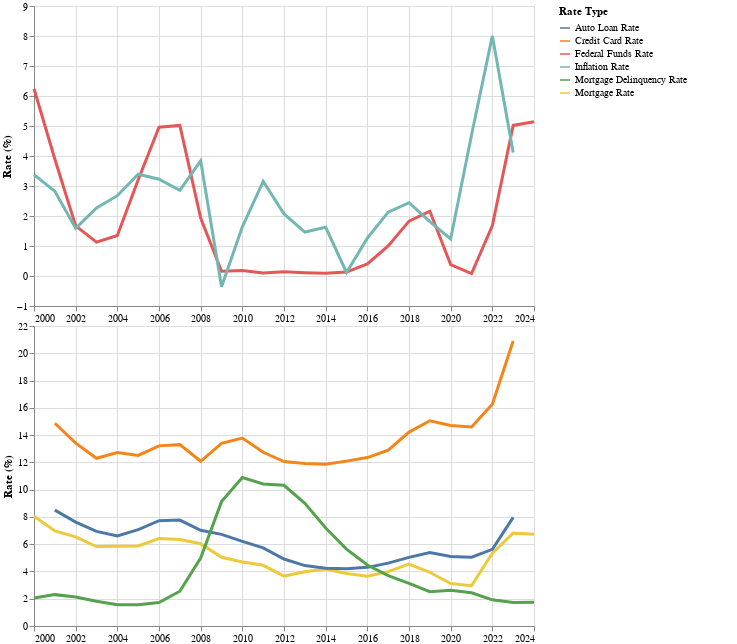

The notebook cell saved with this chart:
### Code cell
all_dates = combined_df['observation_date']
x_scale = alt.Scale(domain=[all_dates.min(), all_dates.max()])

brush_selection = alt.selection_interval(encodings=['x'], empty='all')
highlight = alt.selection_point(fields=["category"], bind="legend")

base_chart = alt.Chart(combined_df).mark_line().encode(
    x=alt.X("observation_date:T", scale=x_scale, title=None),
    y=alt.Y("rate:Q", title="Rate (%)"),
    color=alt.condition(
        highlight,
        alt.Color("category:N", legend=alt.Legend(title="Rate Type")),
        alt.value("lightgray")
    ),
    tooltip=["observation_date:T", "rate:Q", "category:N"],
    opacity=alt.condition(highlight, alt.value(1), alt.value(0.4)),
    strokeWidth=alt.condition(highlight, alt.value(3), alt.value(1.2))
).add_params(
    brush_selection,
    highlight
).transform_filter(
    brush_selection
)

fed_rates = base_chart.transform_filter(
    alt.FieldOneOfPredicate(field="category", oneOf=[
        "Federal Funds Rate", "Inflation Rate"
    ])
).properties(
    width=500,
    height=300
)

int_prod_chart = base_chart.transform_filter(
    alt.FieldOneOfPredicate(field="category", oneOf=[
        "Mortgage Rate", "Auto Loan Rate", "Credit Card Rate", "Mortgage Delinquency Rate"
    ])
).properties(
    width=500,
    height=300
)

fed_and_interest = (fed_rates & int_prod_chart).properties(
    bounds="flush",
    padding={'right': 50}
).configure(
    autosize=alt.AutoSizeParams(
        type="pad",
        contains="padding"
    )
)

fed_and_interest

### Figure 1 — Vega-Lite specification as saved in the notebook (floating-point values rounded to 4 significant figures; data arrays with more than 128 entries replaced by an {"elided": "..."} marker saying what was removed)
{"config": {"view": {"continuousWidth": 300, "continuousHeight": 300}, "autosize": {"contains": "padding", "type": "pad"}}, "vconcat": [{"mark": {"type": "line"}, "encoding": {"color": {"condition": {"param": "param_5", "field": "category", "legend": {"title": "Rate Type"}, "type": "nominal"}, "value": "lightgray"}, "opacity": {"condition": {"param": "param_5", "value": 1}, "value": 0.4}, "strokeWidth": {"condition": {"param": "param_5", "value": 3}, "value": 1.2}, "tooltip": [{"field": "observation_date", "type": "temporal"}, {"field": "rate", "type": "quantitative"}, {"field": "category", "type": "nominal"}], "x": {"field": "observation_date", "scale": {"domain": ["2000-01-01", "2024-01-01"]}, "title": null, "type": "temporal"}, "y": {"field": "rate", "title": "Rate (%)", "type": "quantitative"}}, "height": 300, "name": "view_4", "transform": [{"filter": {"param": "param_4", "empty": true}}, {"filter": {"field": "category", "oneOf": ["Federal Funds Rate", "Inflation Rate"]}}], "width": 500}, {"mark": {"type": "line"}, "encoding": {"color": {"condition": {"param": "param_5", "field": "category", "legend": {"title": "Rate Type"}, "type": "nominal"}, "value": "lightgray"}, "opacity": {"condition": {"param": "param_5", "value": 1}, "value": 0.4}, "strokeWidth": {"condition": {"param": "param_5", "value": 3}, "value": 1.2}, "tooltip": [{"field": "observation_date", "type": "temporal"}, {"field": "rate", "type": "quantitative"}, {"field": "category", "type": "nominal"}], "x": {"field": "observation_date", "scale": {"domain": ["2000-01-01", "2024-01-01"]}, "title": null, "type": "temporal"}, "y": {"field": "rate", "title": "Rate (%)", "type": "quantitative"}}, "height": 300, "name": "view_5", "transform": [{"filter": {"param": "param_4", "empty": true}}, {"filter": {"field": "category", "oneOf": ["Mortgage Rate", "Auto Loan Rate", "Credit Card Rate", "Mortgage Delinquency Rate"]}}], "width": 500}], "bounds": "flush", "data": {"name": "data-b93889809a7bb08f58a4af12340d8d35"}, "padding": {"right": 50}, "params": [{"name": "param_4", "select": {"type": "interval", "encodings": ["x"]}, "views": ["view_4", "view_5"]}, {"name": "param_5", "select": {"type": "point", "fields": ["category"]}, "bind": "legend", "views": ["view_4", "view_5"]}], "$schema": "https://vega.github.io/schema/vega-lite/v5.20.1.json", "datasets": {"data-b93889809a7bb08f58a4af12340d8d35": {"elided": "147 records"}}}
